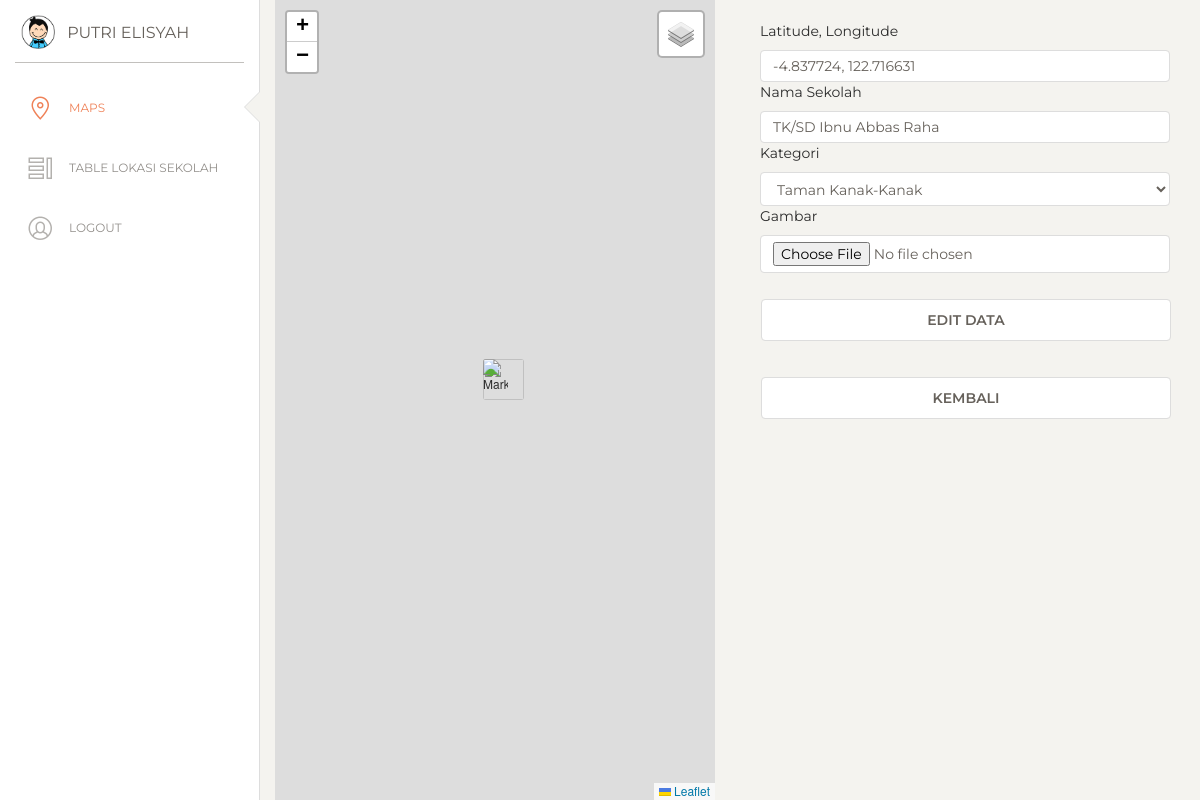
/edit.php?id_lokasi=25, run on the app's committed database.
### tables this page shows
CREATE TABLE `tb_lokasi` (
  `id_lokasi` int(11) NOT NULL,
  `latlng` varchar(100) NOT NULL,
  `nama_lokasi` varchar(100) NOT NULL,
  `kategori` varchar(100) NOT NULL,
  `gambar` varchar(150) NOT NULL,
  `marker` varchar(50) NOT NULL
);

### edit.php (the view, shortened to what this page needs)
<?php include 'lib/head.php'; ?>
<?php
include 'konek.php';
$id = $_GET['id_lokasi'];
$tampil = mysqli_query($konek, "SELECT * FROM tb_lokasi WHERE id_lokasi='$id'");
$hasil = mysqli_fetch_array($tampil);
$latlng = $hasil['latlng'];
$nama_lokasi = $hasil['nama_lokasi'];
$kategori = $hasil['kategori'];
?>
<body>
    <div class="container-fluid">
        <div class="row">
            <div class="col-md-6">
                <div id="map" class="text-center"></div>
            </div>
            <div class="col-md-6">
                <div class="container">
                    <div class="row">
                        <div class="col-12">
                            <div class="Data">
                                <form action="prosesEdit.php" method="post" enctype="multipart/form-data">
                                    <div class="form-groub">
                                    </div>
                                    <div class="form-groub">
                                        <label for="latlng">Latitude, Longitude</label>
                                        <input type="text" class="form-control" id="latlng" name="latlng" value="<?php echo $latlng; ?>">
                                    </div>
                                    <div class="form-groub">
                                        <label for="nama_lokasi">Nama Sekolah</label>
                                        <input type="text" class="form-control" id="nama_lokasi" name="nama_lokasi" value="<?php echo $nama_lokasi; ?>">
                                    </div>
                                    <div class="form-groub">
                                        <label for="kategori">Kategori</label>
                                        <select class="form-control" id="kategori" name="kategori" onchange="updateMarker()">
                                            <option value="Taman Kanak-Kanak" <?php if ($kategori == "Taman Kanak-Kanak") echo "selected"; ?>>Taman Kanak-Kanak</option>
                                        </select>
                                    </div>
                                    <div class="form-groub">
                                        <label for="gambar">Gambar</label>
                                        <input type="file" class="form-control" id="gambar" name="gambar">
                                    </div>
                                    <div class="form-groub mb-3 mt-3">
                                        <button type="submit" class="btn btn-primary form-control" name="btnEdit" value="edit">Edit Data</button>
                                    </div>
                                </form>
                                <div class="form-groub mb-3 mt-3">
                                    <a href="tabel.php"><button type="button" class="btn btn-primary form-control">Kembali</button></a>
                                </div>
                            </div>
                        </div>
                    </div>
                </div>
            </div>
        </div>
    </div>
    </div>
</body>
</html>

### lib/head.php (style rules this page uses)
#map { height: 100vh; width: 100%; }

### data on the page
tb_lokasi: latlng "-4.837724, 122.716631", nama_lokasi "TK/SD Ibnu Abbas Raha", kategori "Taman Kanak-Kanak"
